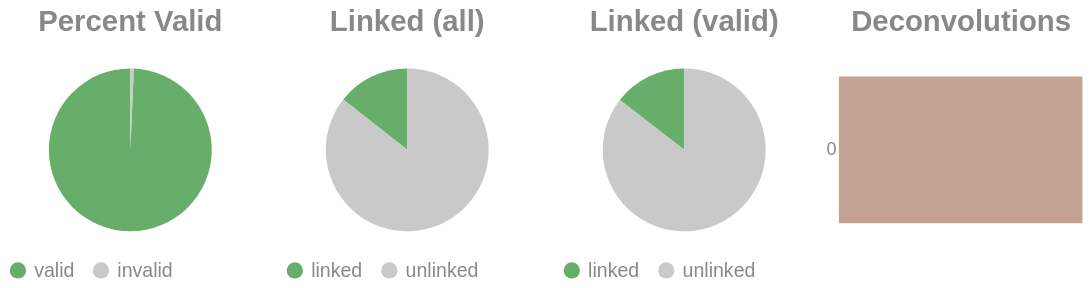

The cell this chart's notebook holds for it:
### Code cell
if SKIPLR:
    pass
else:
    clash = Counter()
    for i in valids['molecule'].to_list():
        _mol = i.split("-")
        if len(_mol) == 1:
            clash.update('0')
        else:
            clash.update(_mol[-1])

    _d = {"deconvolutions": [], 'count': []}
    for k,v in clash.items():
        _d['deconvolutions'].append(k)
        _d['count'].append(v)

    tot_valid = valids['reads'].sum()
    mask = valids['reads'] >= 2
    n_linked_reads = valids.filter(mask)['reads'].sum()
    if n_linked_reads == 0:
        print_html("No linked molecules (>=2 reads) were detected; skipping linked-only distributions.")
        SKIPLR = True
    else:
        perc_valid = round(tot_valid / n_reads, 4)
        linked_perc_abs = round(n_linked_reads / n_reads, 4)
        linked_perc = round(n_linked_reads / tot_valid, 4)

    _valid = pl.DataFrame({"valids": ['valid', 'invalid'], "count": [tot_valid, n_reads - tot_valid]})
    _linked_abs = pl.DataFrame({"linked (absolute)": ['linked', 'unlinked'], "count": [n_linked_reads, n_reads - n_linked_reads]})
    _linked_rel = pl.DataFrame({"linked (valids)": ['linked', 'unlinked'], "count": [n_linked_reads, tot_valid - n_linked_reads]})

    (
        alt.hconcat(
            piechart(_valid, goodval = 'valid', title = "Percent Valid"),
            piechart(_linked_abs, goodval = "linked", title =  "Linked (all)"),
            piechart(_linked_rel, goodval = "linked", title =  "Linked (valid)"),
            convolutionbar(pl.DataFrame(_d), title = "Deconvolutions"),
            center = True,
            bounds = 'flush'
        )
        .resolve_scale(color='independent')
        .resolve_legend('independent')
        .properties(usermeta={'embedOptions': {"actions": False}})
    ).display()

### Figure 1 — Vega-Lite specification as saved in the notebook (floating-point values rounded to 4 significant figures)
{"width": "container", "height": 400, "config": {"title": {"anchor": "start", "dy": -15, "fontSize": 18, "color": "#888888", "subtitleColor": "#888888", "subtitleFontSize": 14}, "arc": {"fill": "#0072B2"}, "axis": {"domainColor": "#888888", "domainWidth": 0.5, "gridWidth": 0.2, "grid": false, "titleFontWeight": 400, "titleFontSize": 15, "labelFontSize": 11, "labelColor": "#888888", "tickColor": "#888888", "tickWidth": 0.2, "titleColor": "#888888"}, "axisBand": {"grid": false}, "axisX": {"grid": true, "tickSize": 10, "domainCap": "round"}, "axisY": {"domain": false, "grid": true, "tickSize": 0, "domainCap": "round"}, "background": "transparent", "header": {"labelFontSize": 15, "labelColor": "#888888", "titleFontSize": 15, "titleFontWeight": 600, "titleColor": "#888888"}, "legend": {"labelFont": "sans-serif", "labelFontSize": 12, "labelColor": "#888888", "symbolSize": 100, "symbolType": "circle", "titleFontSize": 12, "titlePadding": 10, "titleColor": "#888888", "title": null}, "range": {"category": ["#E69F00", "#56B4E9", "#009E73", "#F0E442", "#0072B2", "#D55E00", "#CC79A7", "#000000"], "diverging": ["#cfe8f3", "#a2d4ec", "#73bfe2", "#46abdb", "#1696d2", "#12719e"]}, "area": {"fill": "#0072B2", "fillOpacity": 0.7, "line": true, "strokeOpacity": 0.7}, "line": {"color": "#0072B2", "stroke": "#0072B2", "strokeWidth": 2}, "trail": {"color": "#0072B2", "stroke": "#0072B2", "strokeWidth": 0, "size": 1}, "point": {"filled": true, "fillOpacity": 1.0, "size": 95}, "text": {"color": "#888888", "fontSize": 11, "align": "right", "fontWeight": 400, "size": 11}, "bar": {"fill": "#0072B2", "stroke": null}, "view": {"stroke": null, "continuousWidth": 660, "continuousHeight": 400}}, "hconcat": [{"data": {"name": "data-5318cc6a8c2ee296b88fd6c2bfbeaad4"}, "mark": {"type": "arc"}, "encoding": {"color": {"field": "valids", "legend": {"orient": "bottom", "title": null}, "scale": {"domain": ["valid", "invalid"], "range": ["#68ae6b", "#C9C9C9"]}, "title": "Valids", "type": "nominal"}, "theta": {"field": "count", "type": "quantitative"}, "tooltip": [{"field": "valids", "title": "Valids", "type": "ordinal"}, {"field": "percent", "format": ".2%", "title": "Percent", "type": "quantitative"}, {"field": "count", "title": "Count", "type": "quantitative"}]}, "height": 100, "title": {"text": "Percent Valid", "align": "center", "anchor": "middle"}, "transform": [{"calculate": "datum.count / 3046655", "as": "percent"}], "width": 150}, {"data": {"name": "data-43bc130905586287817ffe76ffa1e13a"}, "mark": {"type": "arc"}, "encoding": {"color": {"field": "linked (absolute)", "legend": {"orient": "bottom", "title": null}, "scale": {"domain": ["linked", "unlinked"], "range": ["#68ae6b", "#C9C9C9"]}, "title": "Linked (Absolute)", "type": "nominal"}, "theta": {"field": "count", "type": "quantitative"}, "tooltip": [{"field": "linked (absolute)", "title": "Linked (Absolute)", "type": "ordinal"}, {"field": "percent", "format": ".2%", "title": "Percent", "type": "quantitative"}, {"field": "count", "title": "Count", "type": "quantitative"}]}, "height": 100, "title": {"text": "Linked (all)", "align": "center", "anchor": "middle"}, "transform": [{"calculate": "datum.count / 3046655", "as": "percent"}], "width": 150}, {"data": {"name": "data-1a3593c26b4756c2ae2f135d66bb8052"}, "mark": {"type": "arc"}, "encoding": {"color": {"field": "linked (valids)", "legend": {"orient": "bottom", "title": null}, "scale": {"domain": ["linked", "unlinked"], "range": ["#68ae6b", "#C9C9C9"]}, "title": "Linked (Valids)", "type": "nominal"}, "theta": {"field": "count", "type": "quantitative"}, "tooltip": [{"field": "linked (valids)", "title": "Linked (Valids)", "type": "ordinal"}, {"field": "percent", "format": ".2%", "title": "Percent", "type": "quantitative"}, {"field": "count", "title": "Count", "type": "quantitative"}]}, "height": 100, "title": {"text": "Linked (valid)", "align": "center", "anchor": "middle"}, "transform": [{"calculate": "datum.count / 3025576", "as": "percent"}], "width": 150}, {"data": {"name": "data-359122ce3a0c1d0325cdf142ae1a0814"}, "mark": {"type": "bar"}, "encoding": {"color": {"field": "deconvolutions", "legend": null, "scale": {"scheme": "lightgreyred"}, "type": "nominal"}, "tooltip": [{"field": "deconvolutions", "title": "Deconvolutions", "type": "ordinal"}, {"field": "percent", "format": ".2%", "title": "Percent", "type": "quantitative"}, {"field": "count", "title": "Count", "type": "quantitative"}], "x": {"axis": null, "field": "count", "type": "quantitative"}, "y": {"field": "deconvolutions", "sort": "ascending", "title": null, "type": "nominal"}}, "height": 100, "title": {"text": "Deconvolutions", "align": "center", "anchor": "middle"}, "transform": [{"calculate": "datum.count / 2790010", "as": "percent"}], "width": 150}], "bounds": "flush", "center": true, "resolve": {"legend": {"angle": "independent"}, "scale": {"color": "independent"}}, "usermeta": {"embedOptions": {"actions": false}}, "$schema": "https://vega.github.io/schema/vega-lite/v6.1.0.json", "datasets": {"data-5318cc6a8c2ee296b88fd6c2bfbeaad4": [{"valids": "valid", "count": 3025576}, {"valids": "invalid", "count": 21079}], "data-43bc130905586287817ffe76ffa1e13a": [{"linked (absolute)": "linked", "count": 438444}, {"linked (absolute)": "unlinked", "count": 2608211}], "data-1a3593c26b4756c2ae2f135d66bb8052": [{"linked (valids)": "linked", "count": 438444}, {"linked (valids)": "unlinked", "count": 2587132}], "data-359122ce3a0c1d0325cdf142ae1a0814": [{"deconvolutions": "0", "count": 2790010}]}}
